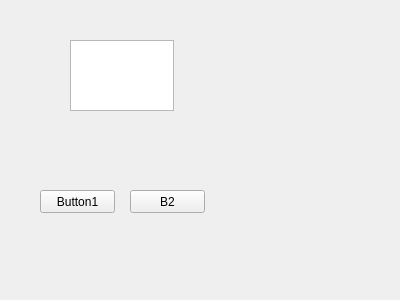
<?xml version="1.0" encoding="UTF-8"?>
<ui version="4.0">
 <class>Form</class>
 <widget class="QWidget" name="Form">
  <property name="geometry">
   <rect>
    <x>0</x>
    <y>0</y>
    <width>400</width>
    <height>300</height>
   </rect>
  </property>
  <property name="windowTitle">
   <string>Form</string>
  </property>
  <widget class="QPushButton" name="pushButton">
   <property name="geometry">
    <rect>
     <x>40</x>
     <y>190</y>
     <width>75</width>
     <height>23</height>
    </rect>
   </property>
   <property name="text">
    <string>Button1</string>
   </property>
  </widget>
  <widget class="QPushButton" name="pushButton_2">
   <property name="geometry">
    <rect>
     <x>130</x>
     <y>190</y>
     <width>75</width>
     <height>23</height>
    </rect>
   </property>
   <property name="text">
    <string>B2</string>
   </property>
  </widget>
  <widget class="QTextEdit" name="textEdit">
   <property name="geometry">
    <rect>
     <x>70</x>
     <y>40</y>
     <width>104</width>
     <height>71</height>
    </rect>
   </property>
  </widget>
 </widget>
 <resources/>
 <connections/>
</ui>
